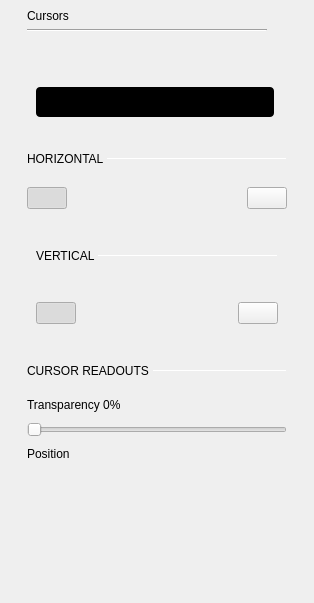
<?xml version="1.0" encoding="UTF-8"?>
<ui version="4.0">
 <class>CursorsSettings</class>
 <widget class="QWidget" name="CursorsSettings">
  <property name="geometry">
   <rect>
    <x>0</x>
    <y>0</y>
    <width>314</width>
    <height>603</height>
   </rect>
  </property>
  <property name="windowTitle">
   <string>Form</string>
  </property>
  <layout class="QVBoxLayout" name="verticalLayout">
   <property name="spacing">
    <number>0</number>
   </property>
   <property name="leftMargin">
    <number>18</number>
   </property>
   <property name="topMargin">
    <number>0</number>
   </property>
   <property name="rightMargin">
    <number>18</number>
   </property>
   <property name="bottomMargin">
    <number>0</number>
   </property>
   <item>
    <widget class="QScrollArea" name="scrollArea">
     <property name="sizePolicy">
      <sizepolicy hsizetype="Preferred" vsizetype="Preferred">
       <horstretch>0</horstretch>
       <verstretch>0</verstretch>
      </sizepolicy>
     </property>
     <property name="frameShape">
      <enum>QFrame::NoFrame</enum>
     </property>
     <property name="verticalScrollBarPolicy">
      <enum>Qt::ScrollBarAsNeeded</enum>
     </property>
     <property name="horizontalScrollBarPolicy">
      <enum>Qt::ScrollBarAlwaysOff</enum>
     </property>
     <property name="widgetResizable">
      <bool>true</bool>
     </property>
     <widget class="QWidget" name="scrollAreaWidgetContents">
      <property name="geometry">
       <rect>
        <x>0</x>
        <y>0</y>
        <width>278</width>
        <height>603</height>
       </rect>
      </property>
      <layout class="QVBoxLayout" name="verticalLayout_7">
       <item>
        <widget class="QLabel" name="label">
         <property name="sizePolicy">
          <sizepolicy hsizetype="Fixed" vsizetype="Fixed">
           <horstretch>0</horstretch>
           <verstretch>0</verstretch>
          </sizepolicy>
         </property>
         <property name="text">
          <string>Cursors</string>
         </property>
         <property name="general_settings_label" stdset="0">
          <bool>true</bool>
         </property>
        </widget>
       </item>
       <item>
        <widget class="Line" name="line">
         <property name="minimumSize">
          <size>
           <width>240</width>
           <height>2</height>
          </size>
         </property>
         <property name="maximumSize">
          <size>
           <width>240</width>
           <height>2</height>
          </size>
         </property>
         <property name="orientation">
          <enum>Qt::Horizontal</enum>
         </property>
         <property name="blue_line" stdset="0">
          <bool>true</bool>
         </property>
        </widget>
       </item>
       <item>
        <spacer name="verticalSpacer_2">
         <property name="orientation">
          <enum>Qt::Vertical</enum>
         </property>
         <property name="sizeType">
          <enum>QSizePolicy::Fixed</enum>
         </property>
         <property name="sizeHint" stdset="0">
          <size>
           <width>0</width>
           <height>15</height>
          </size>
         </property>
        </spacer>
       </item>
       <item>
        <layout class="QVBoxLayout" name="verticalLayout_5">
         <property name="spacing">
          <number>0</number>
         </property>
         <property name="sizeConstraint">
          <enum>QLayout::SetDefaultConstraint</enum>
         </property>
         <item>
          <widget class="QWidget" name="widgteBtnNormalTrack" native="true">
           <layout class="QVBoxLayout" name="verticalLayout_6">
            <property name="topMargin">
             <number>10</number>
            </property>
            <property name="bottomMargin">
             <number>10</number>
            </property>
            <item>
             <spacer name="verticalSpacer_3">
              <property name="orientation">
               <enum>Qt::Vertical</enum>
              </property>
              <property name="sizeType">
               <enum>QSizePolicy::Fixed</enum>
              </property>
              <property name="sizeHint" stdset="0">
               <size>
                <width>10</width>
                <height>25</height>
               </size>
              </property>
             </spacer>
            </item>
            <item>
             <widget class="adiscope::CustomSwitch" name="btnNormalTrack">
              <property name="enabled">
               <bool>true</bool>
              </property>
              <property name="sizePolicy">
               <sizepolicy hsizetype="Minimum" vsizetype="Fixed">
                <horstretch>0</horstretch>
                <verstretch>0</verstretch>
               </sizepolicy>
              </property>
              <property name="minimumSize">
               <size>
                <width>238</width>
                <height>30</height>
               </size>
              </property>
              <property name="styleSheet">
               <string notr="true">QPushButton {
min-height: 30px;
max-height: 30px;
min-width: 238px;
max-width: 238px;
background-color: black;
border-radius: 4px;
}

QPushButton:disabled {
background-color: qlineargradient(spread:pad, x1:0.5, y1:0, x2:0.501, y2:0, stop:0 #727273, stop:1 #141416);
}

QWidget#handle {
min-height: 30px;
max-height: 30px;
min-width: 119px;
max-width: 119px;
background-color: #4a64ff;
border-radius: 2px;
}

QWidget#handle:disabled {
background-color: #aaaaaa;
}

QLabel {
margin-top: 6px;
background-color: transparent;
line-height: 19px;
}

QLabel#on {
margin-top: 0px;
min-height:30px;
max-height:30px;
min-width:119px;
max-width:119px;
qproperty-alignment: AlignCenter AlignCenter;
margin-left: 0px;
color: white;
}

QLabel#on:disabled {
color: rgba(255,255,255,102);
}

QLabel#off {
margin-top: 0px;
min-height:30px;
max-height:30px;
min-width:119px;
max-width:119px;
margin-left: 119px;
color: white;
qproperty-alignment: AlignCenter AlignCenter;
}

QLabel#off:disabled {
color: rgba(255,255,255,51);
}
</string>
              </property>
              <property name="text">
               <string/>
              </property>
              <property name="checkable">
               <bool>true</bool>
              </property>
              <property name="checked">
               <bool>true</bool>
              </property>
              <property name="flat">
               <bool>false</bool>
              </property>
              <property name="leftText" stdset="0">
               <string>Normal</string>
              </property>
              <property name="rightText" stdset="0">
               <string>Track</string>
              </property>
              <property name="duration_ms" stdset="0">
               <string>0</string>
              </property>
             </widget>
            </item>
            <item>
             <spacer name="verticalSpacer_7">
              <property name="orientation">
               <enum>Qt::Vertical</enum>
              </property>
              <property name="sizeType">
               <enum>QSizePolicy::Fixed</enum>
              </property>
              <property name="sizeHint" stdset="0">
               <size>
                <width>20</width>
                <height>15</height>
               </size>
              </property>
             </spacer>
            </item>
           </layout>
          </widget>
         </item>
         <item>
          <layout class="QHBoxLayout" name="horizontalLayout_4">
           <property name="topMargin">
            <number>10</number>
           </property>
           <item>
            <widget class="QLabel" name="label_2">
             <property name="sizePolicy">
              <sizepolicy hsizetype="Fixed" vsizetype="Fixed">
               <horstretch>0</horstretch>
               <verstretch>0</verstretch>
              </sizepolicy>
             </property>
             <property name="text">
              <string>HORIZONTAL </string>
             </property>
             <property name="subsection_label" stdset="0">
              <bool>true</bool>
             </property>
            </widget>
           </item>
           <item>
            <widget class="Line" name="line_2">
             <property name="minimumSize">
              <size>
               <width>0</width>
               <height>1</height>
              </size>
             </property>
             <property name="maximumSize">
              <size>
               <width>16777215</width>
               <height>1</height>
              </size>
             </property>
             <property name="orientation">
              <enum>Qt::Horizontal</enum>
             </property>
             <property name="subsection_line" stdset="0">
              <bool>true</bool>
             </property>
            </widget>
           </item>
          </layout>
         </item>
         <item>
          <spacer name="verticalSpacer_10">
           <property name="orientation">
            <enum>Qt::Vertical</enum>
           </property>
           <property name="sizeType">
            <enum>QSizePolicy::Fixed</enum>
           </property>
           <property name="sizeHint" stdset="0">
            <size>
             <width>0</width>
             <height>15</height>
            </size>
           </property>
          </spacer>
         </item>
        </layout>
       </item>
       <item>
        <layout class="QVBoxLayout" name="verticalLayout_3">
         <property name="spacing">
          <number>6</number>
         </property>
         <item>
          <layout class="QHBoxLayout" name="horizontalLayout">
           <property name="topMargin">
            <number>0</number>
           </property>
           <item>
            <widget class="adiscope::CustomSwitch" name="hCursorsEnable">
             <property name="checkable">
              <bool>true</bool>
             </property>
             <property name="checked">
              <bool>true</bool>
             </property>
            </widget>
           </item>
           <item>
            <spacer name="horizontalSpacer">
             <property name="orientation">
              <enum>Qt::Horizontal</enum>
             </property>
             <property name="sizeHint" stdset="0">
              <size>
               <width>40</width>
               <height>20</height>
              </size>
             </property>
            </spacer>
           </item>
           <item>
            <widget class="adiscope::SmallOnOffSwitch" name="btnLockHorizontal">
             <property name="styleSheet">
              <string notr="true">QPushButton[use_icon=true]</string>
             </property>
             <property name="text">
              <string/>
             </property>
             <property name="checkable">
              <bool>true</bool>
             </property>
            </widget>
           </item>
          </layout>
         </item>
        </layout>
       </item>
       <item>
        <widget class="QWidget" name="widgetVertical" native="true">
         <layout class="QGridLayout" name="gridLayout_2">
          <property name="horizontalSpacing">
           <number>0</number>
          </property>
          <item row="0" column="0" colspan="2">
           <spacer name="verticalSpacer_5">
            <property name="orientation">
             <enum>Qt::Vertical</enum>
            </property>
            <property name="sizeType">
             <enum>QSizePolicy::Fixed</enum>
            </property>
            <property name="sizeHint" stdset="0">
             <size>
              <width>0</width>
              <height>25</height>
             </size>
            </property>
           </spacer>
          </item>
          <item row="1" column="1">
           <widget class="Line" name="line_3">
            <property name="minimumSize">
             <size>
              <width>0</width>
              <height>1</height>
             </size>
            </property>
            <property name="maximumSize">
             <size>
              <width>16777215</width>
              <height>1</height>
             </size>
            </property>
            <property name="orientation">
             <enum>Qt::Horizontal</enum>
            </property>
            <property name="subsection_line" stdset="0">
             <bool>true</bool>
            </property>
           </widget>
          </item>
          <item row="1" column="0">
           <widget class="QLabel" name="label_3">
            <property name="sizePolicy">
             <sizepolicy hsizetype="Fixed" vsizetype="Fixed">
              <horstretch>0</horstretch>
              <verstretch>0</verstretch>
             </sizepolicy>
            </property>
            <property name="text">
             <string>VERTICAL </string>
            </property>
            <property name="subsection_label" stdset="0">
             <bool>true</bool>
            </property>
           </widget>
          </item>
          <item row="2" column="0" colspan="2">
           <spacer name="verticalSpacer_4">
            <property name="orientation">
             <enum>Qt::Vertical</enum>
            </property>
            <property name="sizeType">
             <enum>QSizePolicy::Fixed</enum>
            </property>
            <property name="sizeHint" stdset="0">
             <size>
              <width>0</width>
              <height>15</height>
             </size>
            </property>
           </spacer>
          </item>
         </layout>
        </widget>
       </item>
       <item>
        <widget class="QWidget" name="widgetVerticalBtns" native="true">
         <layout class="QVBoxLayout" name="verticalLayout_4">
          <property name="spacing">
           <number>10</number>
          </property>
          <item>
           <layout class="QHBoxLayout" name="horizontalLayout_2">
            <property name="topMargin">
             <number>0</number>
            </property>
            <item>
             <widget class="adiscope::CustomSwitch" name="vCursorsEnable">
              <property name="checkable">
               <bool>true</bool>
              </property>
              <property name="checked">
               <bool>true</bool>
              </property>
             </widget>
            </item>
            <item>
             <spacer name="horizontalSpacer_2">
              <property name="orientation">
               <enum>Qt::Horizontal</enum>
              </property>
              <property name="sizeHint" stdset="0">
               <size>
                <width>40</width>
                <height>20</height>
               </size>
              </property>
             </spacer>
            </item>
            <item>
             <widget class="adiscope::SmallOnOffSwitch" name="btnLockVertical">
              <property name="styleSheet">
               <string notr="true">QPushButton[use_icon=true]</string>
              </property>
              <property name="text">
               <string/>
              </property>
              <property name="checkable">
               <bool>true</bool>
              </property>
             </widget>
            </item>
           </layout>
          </item>
         </layout>
        </widget>
       </item>
       <item>
        <layout class="QVBoxLayout" name="verticalLayout_2">
         <property name="leftMargin">
          <number>0</number>
         </property>
         <property name="topMargin">
          <number>0</number>
         </property>
         <property name="rightMargin">
          <number>0</number>
         </property>
        </layout>
       </item>
       <item>
        <widget class="QWidget" name="readoutsWidget" native="true">
         <property name="sizePolicy">
          <sizepolicy hsizetype="Expanding" vsizetype="Fixed">
           <horstretch>0</horstretch>
           <verstretch>0</verstretch>
          </sizepolicy>
         </property>
         <property name="minimumSize">
          <size>
           <width>0</width>
           <height>50</height>
          </size>
         </property>
         <layout class="QVBoxLayout" name="readoutsLayout">
          <property name="spacing">
           <number>10</number>
          </property>
          <property name="sizeConstraint">
           <enum>QLayout::SetMinimumSize</enum>
          </property>
          <property name="leftMargin">
           <number>0</number>
          </property>
          <property name="topMargin">
           <number>0</number>
          </property>
          <property name="rightMargin">
           <number>0</number>
          </property>
          <property name="bottomMargin">
           <number>0</number>
          </property>
          <item>
           <spacer name="verticalSpacer_9">
            <property name="orientation">
             <enum>Qt::Vertical</enum>
            </property>
            <property name="sizeType">
             <enum>QSizePolicy::Fixed</enum>
            </property>
            <property name="sizeHint" stdset="0">
             <size>
              <width>0</width>
              <height>0</height>
             </size>
            </property>
           </spacer>
          </item>
          <item>
           <layout class="QGridLayout" name="gridLayout_5">
            <property name="topMargin">
             <number>0</number>
            </property>
            <property name="horizontalSpacing">
             <number>0</number>
            </property>
            <item row="1" column="1">
             <widget class="Line" name="line_4">
              <property name="minimumSize">
               <size>
                <width>0</width>
                <height>1</height>
               </size>
              </property>
              <property name="maximumSize">
               <size>
                <width>16777215</width>
                <height>1</height>
               </size>
              </property>
              <property name="autoFillBackground">
               <bool>false</bool>
              </property>
              <property name="frameShadow">
               <enum>QFrame::Sunken</enum>
              </property>
              <property name="lineWidth">
               <number>1</number>
              </property>
              <property name="midLineWidth">
               <number>0</number>
              </property>
              <property name="orientation">
               <enum>Qt::Horizontal</enum>
              </property>
              <property name="subsection_line" stdset="0">
               <bool>true</bool>
              </property>
             </widget>
            </item>
            <item row="1" column="0">
             <widget class="QLabel" name="label_6">
              <property name="sizePolicy">
               <sizepolicy hsizetype="Fixed" vsizetype="Fixed">
                <horstretch>0</horstretch>
                <verstretch>0</verstretch>
               </sizepolicy>
              </property>
              <property name="text">
               <string>CURSOR READOUTS </string>
              </property>
              <property name="subsection_label" stdset="0">
               <bool>true</bool>
              </property>
             </widget>
            </item>
            <item row="2" column="0" colspan="2">
             <spacer name="verticalSpacer_11">
              <property name="orientation">
               <enum>Qt::Vertical</enum>
              </property>
              <property name="sizeType">
               <enum>QSizePolicy::Fixed</enum>
              </property>
              <property name="sizeHint" stdset="0">
               <size>
                <width>0</width>
                <height>10</height>
               </size>
              </property>
             </spacer>
            </item>
            <item row="0" column="0" colspan="2">
             <spacer name="verticalSpacer_6">
              <property name="orientation">
               <enum>Qt::Vertical</enum>
              </property>
              <property name="sizeType">
               <enum>QSizePolicy::Fixed</enum>
              </property>
              <property name="sizeHint" stdset="0">
               <size>
                <width>0</width>
                <height>25</height>
               </size>
              </property>
             </spacer>
            </item>
           </layout>
          </item>
          <item>
           <widget class="QLabel" name="transLabel">
            <property name="text">
             <string>Transparency 0%</string>
            </property>
           </widget>
          </item>
          <item>
           <widget class="QSlider" name="horizontalSlider">
            <property name="styleSheet">
             <string notr="true"/>
            </property>
            <property name="orientation">
             <enum>Qt::Horizontal</enum>
            </property>
           </widget>
          </item>
          <item>
           <widget class="QLabel" name="label_8">
            <property name="text">
             <string>Position</string>
            </property>
           </widget>
          </item>
          <item>
           <layout class="QHBoxLayout" name="horizontalLayout_3">
            <property name="spacing">
             <number>0</number>
            </property>
            <property name="topMargin">
             <number>0</number>
            </property>
            <item>
             <widget class="QWidget" name="posSelect" native="true">
              <property name="sizePolicy">
               <sizepolicy hsizetype="Fixed" vsizetype="Fixed">
                <horstretch>0</horstretch>
                <verstretch>0</verstretch>
               </sizepolicy>
              </property>
              <property name="minimumSize">
               <size>
                <width>80</width>
                <height>80</height>
               </size>
              </property>
             </widget>
            </item>
           </layout>
          </item>
         </layout>
        </widget>
       </item>
       <item>
        <spacer name="verticalSpacer">
         <property name="orientation">
          <enum>Qt::Vertical</enum>
         </property>
         <property name="sizeType">
          <enum>QSizePolicy::Expanding</enum>
         </property>
         <property name="sizeHint" stdset="0">
          <size>
           <width>20</width>
           <height>40</height>
          </size>
         </property>
        </spacer>
       </item>
      </layout>
     </widget>
    </widget>
   </item>
  </layout>
 </widget>
 <customwidgets>
  <customwidget>
   <class>adiscope::CustomSwitch</class>
   <extends>QPushButton</extends>
   <header>gui/customSwitch.hpp</header>
  </customwidget>
  <customwidget>
   <class>adiscope::SmallOnOffSwitch</class>
   <extends>QPushButton</extends>
   <header>gui/smallOnOffSwitch.hpp</header>
  </customwidget>
 </customwidgets>
 <resources/>
 <connections/>
</ui>
